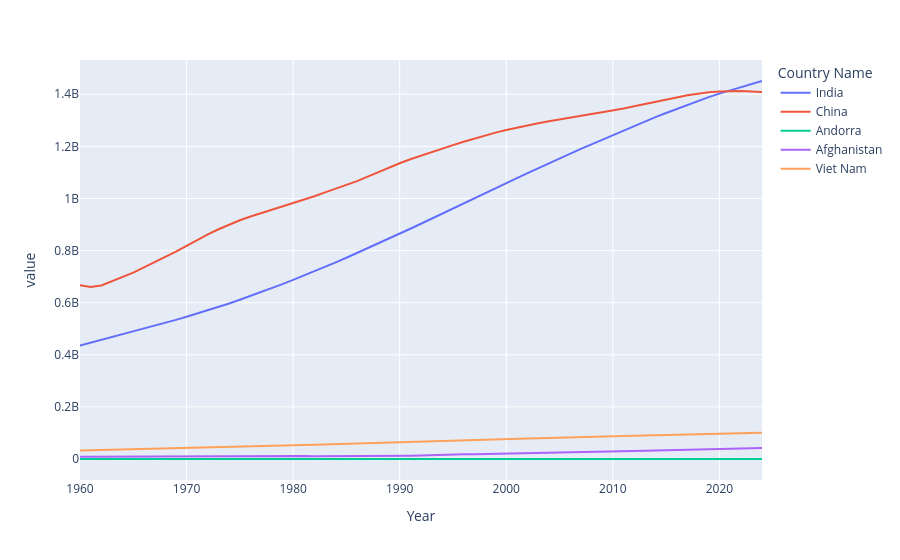

Source (notebook cell):
### Markdown cell above
# 1 LinePlot

### Code cell
px.line(df_pivot)
